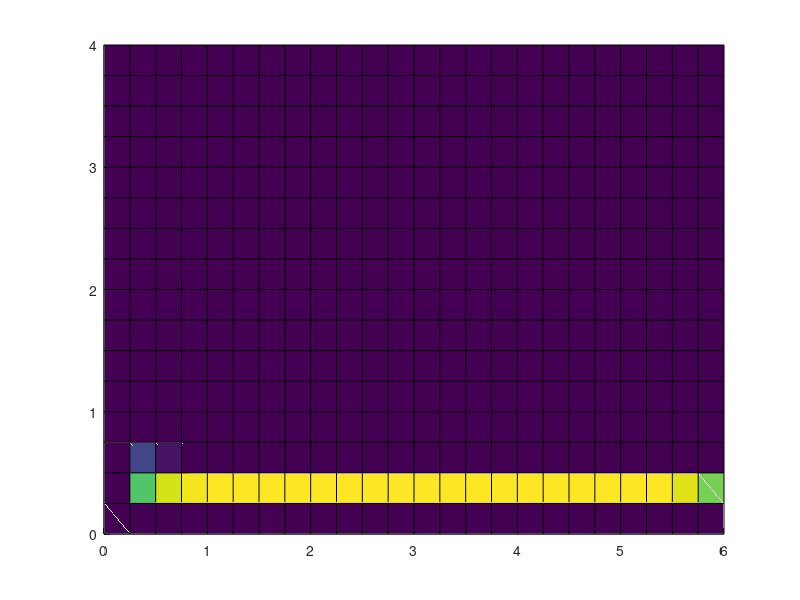

MATLAB code to generate this figure:
clear all
clf
nx = 25;
ny = 17;
xmin = 0;
xmax = 6;
ymin = 0;
ymax = 4;
tic
dx = (xmax - xmin) / (nx - 1);
dy = (ymax - ymin) / (ny - 1);

u = zeros(nx,ny);
ud = zeros(nx,ny);

x = linspace(xmin,xmax,nx);
y = linspace(ymin,ymax,ny);


l1norm_target = 0.0001;
l1norm = 1;

% while l1norm > l1norm_target
%     un = u;
%     for i=2:nx-1
%     for j=2:ny-1
%         u(i,j) = ((un(i+1,j)+un(i-1,j))*dy^2+ (un(i,j+1)+un(i,j-1))*dx^2 )/((dx^2+dy^2)*2);
%     end
%     end
%     u(:,end) = 1;
%     l1norm = sum(abs(u(:))-abs(un(:)))/(sum(abs(un(:))));
% end
v1 = ones((nx-2)*(ny-2)-1,1);
v4 = -4*ones((nx-2)*(ny-2),1);
A1 = diag(v1,1);
A2 = diag(v1,-1);
A3 = diag(v4);
A = A1+A2+A3;
b = zeros((nx-2)*(ny-2),1);
b(1:23) = -1;
% b(322:345) = -1;
% for i = 1:13;
%     b(i*23+1) = -1;
% end
iter = 0;
while l1norm > l1norm_target || iter>1000
    un = u;
    w = A\b;
%     for i=2:nx-1
%     for j=2:ny-1
%         u(i,j) = ((un(i+1,j)+u(i-1,j))*dy^2+ (un(i,j+1)+u(i,j-1))*dx^2 )/((dx^2+dy^2)*2);
%     end
%     end
    l1norm = sum(abs(u(:))-abs(un(:)))/(sum(abs(un(:))));
    iter = iter + 1;
end
xx = 0:0.25:6;
yy = 0:0.25:4;
u = reshape(w,23,15);
temp = zeros(25,17);
temp(2:24, 2:16) = u;
% temp(:,1) = 1;
% temp(:,end) = 1;
[xx,yy] = meshgrid(yy,xx);
% figure(1)
surface(yy,xx,temp);
% colorbar
% shading interp
% figure(2)
% hold on
% contour(yy,xx,u)
% grid on
toc
iter
